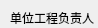
         <widget class="QWidget" name="ConStrengReportCompPage">
          <property name="geometry">
           <rect>
            <x>0</x>
            <y>0</y>
            <width>98</width>
            <height>28</height>
           </rect>
          </property>
          <attribute name="label">
           <string>4、标准养护混凝土抗压强度计算表</string>
          </attribute>
          <widget class="QLabel" name="label_89">
           <property name="geometry">
            <rect>
             <x>220</x>
             <y>10</y>
             <width>31</width>
             <height>16</height>
            </rect>
           </property>
           <property name="text">
            <string>复核：</string>
           </property>
          </widget>
          <widget class="QLabel" name="label_90">
           <property name="geometry">
            <rect>
             <x>10</x>
             <y>10</y>
             <width>101</width>
             <height>16</height>
            </rect>
           </property>
           <property name="text">
            <string>单位工程负责人：</string>
           </property>
          </widget>
          <widget class="QComboBox" name="Project4Manager">
           <property name="geometry">
            <rect>
             <x>100</x>
             <y>10</y>
             <width>81</width>
             <height>22</height>
            </rect>
           </property>
          </widget>
          <widget class="QComboBox" name="Project4Calculate">
           <property name="geometry">
            <rect>
             <x>440</x>
             <y>10</y>
             <width>81</width>
             <height>22</height>
            </rect>
           </property>
          </widget>
          <widget class="QLabel" name="label_91">
           <property name="geometry">
            <rect>
             <x>380</x>
             <y>10</y>
             <width>51</width>
             <height>16</height>
            </rect>
           </property>
           <property name="text">
            <string>计算：</string>
           </property>
          </widget>
          <widget class="QComboBox" name="Project4Checker">
           <property name="geometry">
            <rect>
             <x>260</x>
             <y>10</y>
             <width>81</width>
             <height>22</height>
            </rect>
           </property>
          </widget>
          <widget class="QLineEdit" name="Project4InspectCodeEdit">
           <property name="geometry">
            <rect>
             <x>80</x>
             <y>40</y>
             <width>151</width>
             <height>20</height>
            </rect>
           </property>
          </widget>
          <widget class="QLabel" name="Inspection_UnitLabel_2">
           <property name="geometry">
            <rect>
             <x>20</x>
             <y>40</y>
             <width>71</width>
             <height>16</height>
            </rect>
           </property>
           <property name="text">
            <string>省统表号：</string>
           </property>
          </widget>
         </widget>
